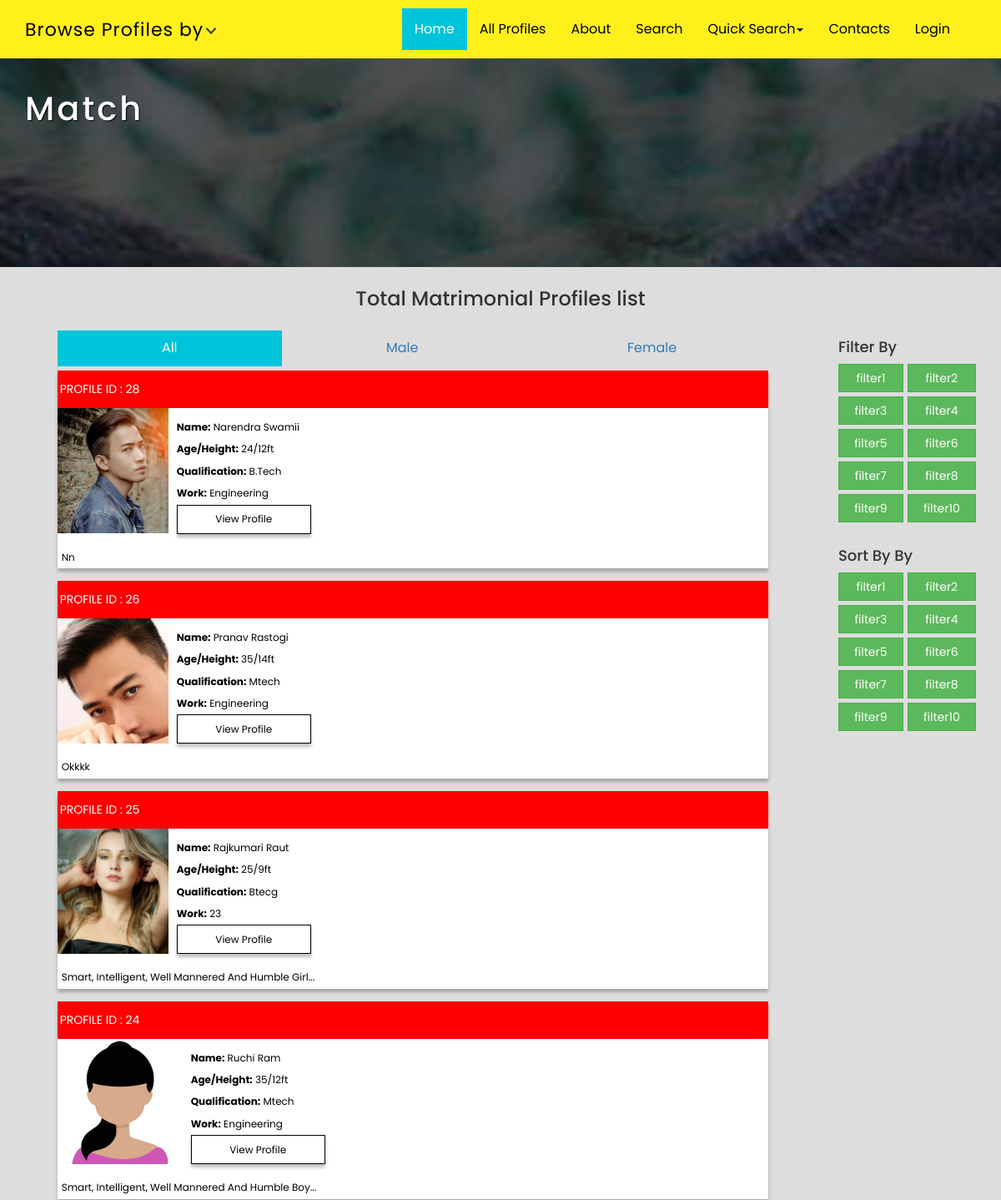
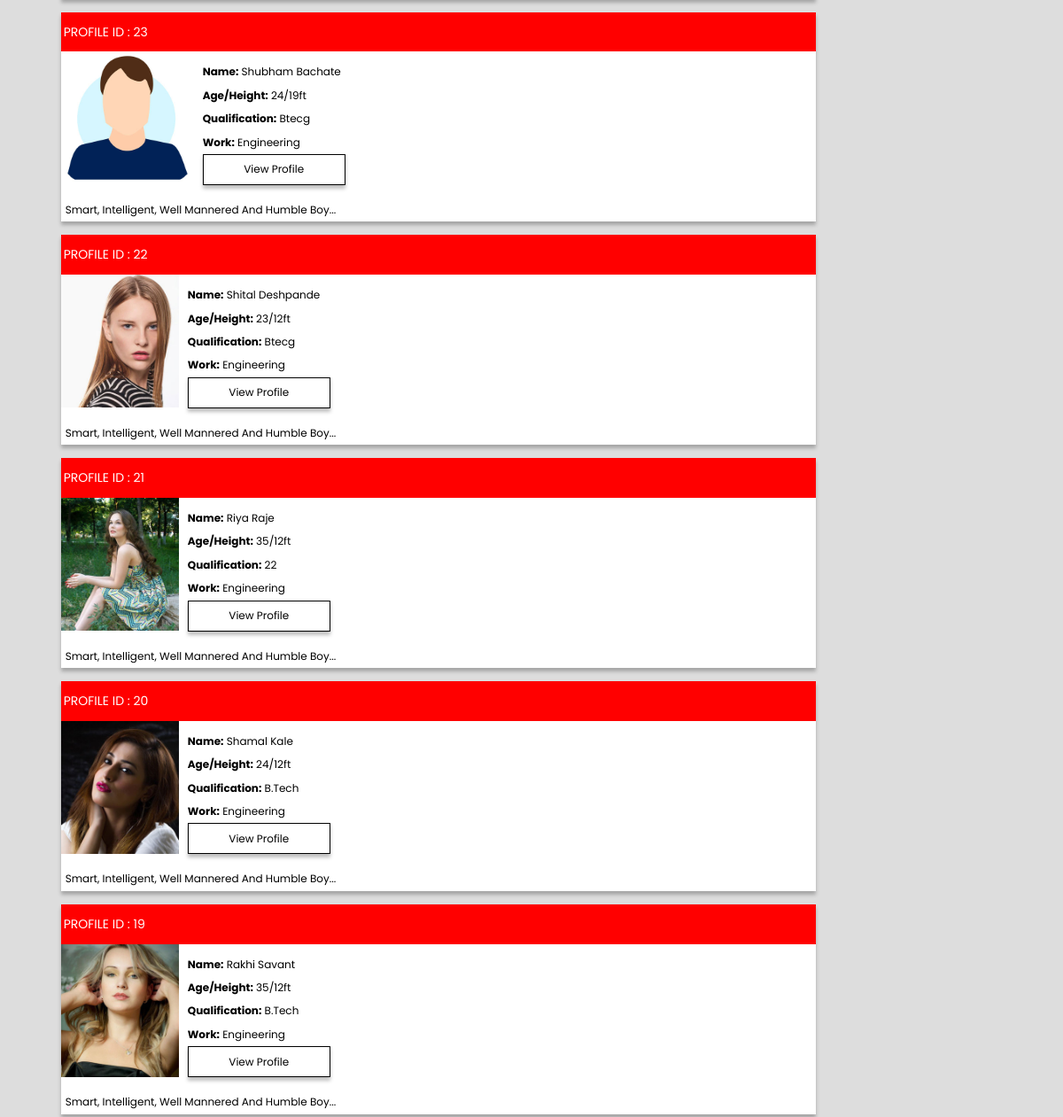
/all_profiles (upper part), run on an earlier commit of the app's database (2 pictures, top to bottom).
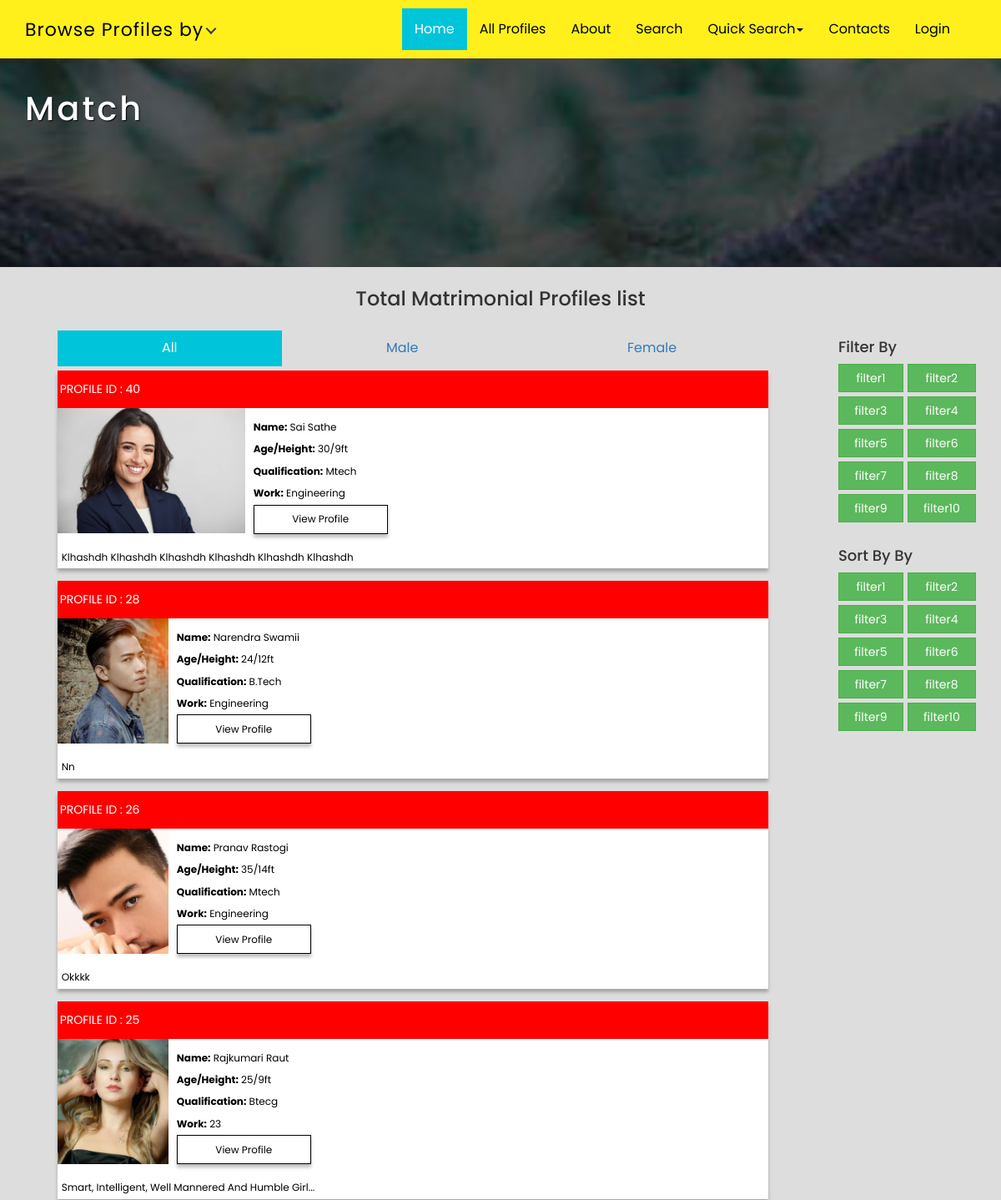
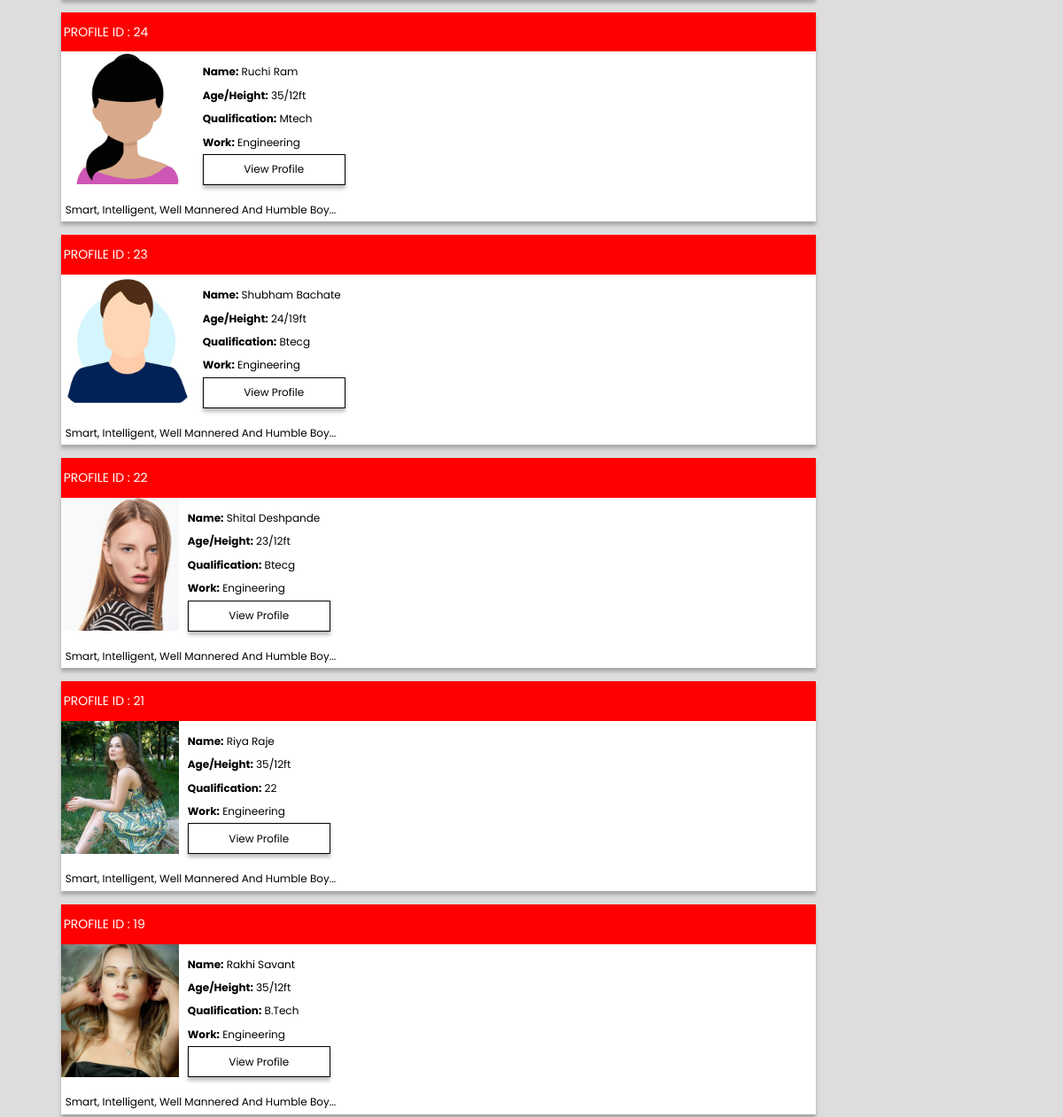
And on a later commit of the database (2 pictures, top to bottom).
### app1/models.py (models this page shows, shortened)
class profile(models.Model):
    user = models.OneToOneField(User, on_delete=models.CASCADE, null=True, blank=True)
    gender = models.CharField(max_length=50,default="", null=True, blank=True)
    age = models.CharField(max_length=50,default="0", null=True, blank=True)
    mobile = models.CharField(max_length=50,default="", null=True, blank=True)
    marrital_status = models.CharField(max_length=50,default="", null=True, blank=True)
    dob = models.CharField(max_length=50,default="", null=True, blank=True)
    height = models.CharField(max_length=50,default="", null=True, blank=True)
    color = models.CharField(max_length=50,default="", null=True, blank=True)
    Qualification = models.CharField(max_length=50,default="", null=True, blank=True)
    work = models.CharField(max_length=50,default="", null=True, blank=True)
    experience = models.CharField(max_length=50,default="", null=True, blank=True)
    hobbies = models.CharField(max_length=50,default="", null=True, blank=True)
    income = models.CharField(max_length=50,default="", null=True, blank=True)
    medical_condition = models.CharField(max_length=50,default="", null=True, blank=True)
    city = models.CharField(max_length=50,default="", null=True, blank=True)
    about_me = models.TextField(null=True,blank=True)
    is_featured = models.BooleanField(default=False)
    is_verified = models.BooleanField(default=False)
    is_mail_verified = models.BooleanField(default=False)

class media(models.Model):
    user = models.OneToOneField(User, on_delete=models.CASCADE, null=True, blank=True)
    dp = models.ImageField(upload_to="media", height_field=None, width_field=None, max_length=None)

### app1/views.py (the view)
# urls.py: path("all_profiles", views.all_profiles , name="all_profiles"),
def all_profiles(request):
    from app1.models import profile,family_details,media
    all_profiles = profile.objects.all().order_by('-id')[1:]
    male_profiles = profile.objects.filter(gender="Male").order_by('-id')
    female_profiles = profile.objects.filter(gender="Female").order_by('-id')
    data ={
        'male_profiles':male_profiles,
        'female_profiles':female_profiles,
        'all_profiles':all_profiles
    }
    return render(request,"all_profiles.html",data)

### template/all_profiles.html (shortened to what this page needs)
{% extends 'base.html' %}
{% block main %}
<div class="w3layouts-inner-banner">
	<div class="container">
		<div class="logo">
			<h1><a class="cd-logo link link--takiri" href="/">Match </a></h1>
		</div>
		<div class="clearfix"></div>
	</div>
</div>
<div class="container-fluid" style="margin-top: 25px;	">
	<h3 align='center'>Total Matrimonial Profiles list</h3>
	<div class="container" style="">
		<div class="row">
			<div class="col-md-10">
<div class="container-fluid" style="margin-top: 25px; max-width: 95%;">
	<ul id="myTabs" class="nav nav-pills nav-justified" role="tablist" data-tabs="tabs">
		<li class="active"><a href="#all" data-toggle="tab">All</a></li>
		<li><a href="#male" data-toggle="tab">Male</a></li>
		<li><a href="#female" data-toggle="tab">Female</a></li>
	</ul>
	<div class="tab-content">
		<div role="tabpanel" class="tab-pane fade in active " id="all">
{% load static %}
<grid style="margin-top: 5px;">
	{% for i in all_profiles  %}
	<div class="col">
		<div class="maindiv">
			<section class="idsection">
				<p style="    line-height: 3.2em; margin-left: 3px;" class="id-text">PROFILE ID : {{i.user.id}}</p>
			</section>
			<div class="wrap">
			<section class="dpsection">
				<img class="dpimg" src="{{i.user.media.dp.url}}">
			</section>
			<section class="texes">
				<p style="font-size: 12px;" class="textname"><strong>Name:</strong>  {{i.user.first_name}} {{i.user.last_name}} </p>
				<p style="font-size: 12px;" class="textname"><strong>Age/Height:</strong>  {{i.age}}/{{i.height}} </p>
				<p style="font-size: 12px;" class="textname"><strong>Qualification:</strong>  {{i.Qualification}} </p>
				<p style="font-size: 12px;" class="textname"><strong>Work:</strong>  {{i.work}} </p>
				<a href="/show_profile/{{i.user.id}}"><button class="btnconnect"> View Profile</button></a>
			</section>
		</div>
		<section class="abt">
			<p class="abtp" style="font-size: 12px; font-family: inherit;">{{i.about_me}}</p>
		</section>
		</div>
	</div>
	{% endfor %}
</grid>
		</div>
	</div>
</div>
			</div>
			<div class="col-md-2 filter">
				<h4 >Filter By</h4>
				<div class="gridf">
					<button class="btn btn-success" style="border-radius: 0px;">filter1</button>
					<button class="btn btn-success" style="border-radius: 0px;">filter2</button>
					<button class="btn btn-success" style="border-radius: 0px;">filter3</button>
					<button class="btn btn-success" style="border-radius: 0px;">filter4</button>
					<button class="btn btn-success" style="border-radius: 0px;">filter5</button>
					<button class="btn btn-success" style="border-radius: 0px;">filter6</button>
					<button class="btn btn-success" style="border-radius: 0px;">filter7</button>
					<button class="btn btn-success" style="border-radius: 0px;">filter8</button>
					<button class="btn btn-success" style="border-radius: 0px;">filter9</button>
					<button class="btn btn-success" style="border-radius: 0px;">filter10</button>
				</div>
				<h4 style="margin-top: 30px;">Sort By By</h4>
				<div class="gridf">
					<button class="btn btn-success" style="border-radius: 0px;">filter1</button>
					<button class="btn btn-success" style="border-radius: 0px;">filter2</button>
					<button class="btn btn-success" style="border-radius: 0px;">filter3</button>
					<button class="btn btn-success" style="border-radius: 0px;">filter4</button>
					<button class="btn btn-success" style="border-radius: 0px;">filter5</button>
					<button class="btn btn-success" style="border-radius: 0px;">filter6</button>
					<button class="btn btn-success" style="border-radius: 0px;">filter7</button>
					<button class="btn btn-success" style="border-radius: 0px;">filter8</button>
					<button class="btn btn-success" style="border-radius: 0px;">filter9</button>
					<button class="btn btn-success" style="border-radius: 0px;">filter10</button>
				</div>
			</div>
		</div>
	</div>
</div>
<br>
<br>
<br>
<br>
<br>
<br>
<br>
<br>
{% endblock main %}

### template/base.html (shortened to what this page needs)
{% load static %}
<!DOCTYPE html>
<html>
<head>
<link href="{% static 'css/bootstrap.css' %}" rel="stylesheet" type="text/css" media="all" />
<link href="{% static 'css/font-awesome.css' %}" rel="stylesheet" type="text/css" media="all" />
<link href="{% static 'css/menu.css' %}" rel="stylesheet" type="text/css" media="all" />
<link href="{% static 'css/style.css' %}" rel="stylesheet" type="text/css" media="all" />
<link rel="stylesheet" type="text/css" href="{% static 'css/easy-responsive-tabs.css' %} " />
	<link rel="stylesheet" href="{% static 'css/jquery-ui.css' %}" />
<link rel="stylesheet" href="{% static 'css/intlTelInput.css' %}">
</head>
<body>
<header>
 <div class="navbar navbar-inverse-blue navbar">
      <div class="navbar-inner">
        <div class="container">
          <div class="menu">
					<div class="cd-dropdown-wrapper">
						<a class="cd-dropdown-trigger" href="#0">Browse Profiles by</a>
					</div>
				</div>
           <div class="pull-right">
          	<nav class="navbar nav_bottom" role="navigation">
		    <div class="collapse navbar-collapse" id="bs-megadropdown-tabs">
		        <ul class="nav navbar-nav nav_1">
		            <li class="active"><a href="/">Home</a></li>
					<li><a href="/all_profiles">All Profiles</a></li>
		            <li><a href="">About</a></li>
		            <li><a href="">Search</a></li>
		            <li class="dropdown">
		              <a href="#" class="dropdown-toggle" data-toggle="dropdown">Quick Search<span class="caret"></span></a>
		            </li>
		            <li class="last"><a href="">Contacts</a></li>
					{% if user.is_authenticated %}
					<li class="text-white"><a href="/logout">Logout</a></li>
					<li style="    margin-top: 13px; margin-left: 25px;" class="text-white"><b>{{user.first_name}} </b></li>
                    {% else %}
					<li class="text-white"><a href="#" data-toggle="modal" data-target="#myModal">Login</a></li> {% endif %}
		        </ul>
		     </div>
		    </nav>
		   </div>
          <div class="clearfix"> </div>
        </div>
      </div>
    </div>
</header>
{% block main %}
{% endblock main %}
</body>
</html>

### static/css/menu.css (style rules this page uses)
.cd-dropdown-wrapper { display: inline-block; position: relative; -webkit-font-smoothing: antialiased; -moz-osx-font-smoothing: grayscale; }
.cd-dropdown-trigger { display: block; position: relative; padding: 0 36px 0 20px; color: #000000; font-size: 1.3em; line-height: 50px; outline:none; text-decoration:none; }
.cd-dropdown-trigger::before, .cd-dropdown-trigger::after { content: ''; position: absolute; top: 50%; margin-top: 0; height: 2px; width: 9px; background: #3a3a3a; -webkit-backface-visibility: hidden; backface-visibility: hidden; -webkit-transition: width 0.3s, -webkit-transform 0.3s; -moz-transition: width 0.3s, -moz-transform 0.3s; transition: width 0.3s, transform 0.3s; }
.cd-dropdown-trigger::before { right: 22px; -webkit-transform: rotate(45deg); -moz-transform: rotate(45deg); -ms-transform: rotate(45deg); -o-transform: rotate(45deg); transform: rotate(45deg); }
.cd-dropdown-trigger::after { right: 17px; -webkit-transform: rotate(-45deg); -moz-transform: rotate(-45deg); -ms-transform: rotate(-45deg); -o-transform: rotate(-45deg); transform: rotate(-45deg); }
@media only screen and (min-width: 1024px) { .cd-dropdown-trigger { display: block; position: relative; padding: 0 33px 0 0px; color: #000000; font-size: 22px; line-height: 50px; outline: none; text-decoration: none; letter-spacing: 1px; margin-top: 2px; } }

### static/css/easy-responsive-tabs.css (style rules this page uses)
ul.resp-tabs-list, p { margin: 0px; padding: 0px; }

### template/all_profiles.html (style rules this page uses)
body { background-color: #dddddd; }
grid { display: grid; grid-template-columns: auto auto; -ms-grid-column-span: 2; grid-row-gap: 10px; }
@media (max-width: 1200px) { grid { grid-template-columns: auto ; } }
.gridf { display: grid; grid-template-columns: auto auto; margin-top: 10px; grid-column-gap:5px; grid-row-gap:5px; }
.filter { margin-top: 35px; }
.nav-pills > li > a { border-radius: 0px; }
.maindiv { width: 390px; height: 300px; background: #fff; box-shadow: 0px 4px 4px 0px rgba(0, 0, 0, 0.25); }
.idsection { width: 390px; height: 43px; background-color: red; }
.id-text { color: #FFF; font-family: inherit; font-size: 14px; font-style: normal; font-weight: 400; line-height: normal; text-transform: uppercase; }
.dpimg { width: 161px; height: 196px; background: url(<path-to-image>), lightgray 50% / cover no-repeat; }
.textname { color: #000; text-align: justify; font-family: inherit; font-size: 12px; font-style: normal; font-weight: 400; line-height: normal; text-transform: capitalize; }
.wrap { display: flex; }
.texes { margin: 27px; align-content: center; }
.btnconnect { width: 161px; height: 35px; border: 1px solid #000; background: #FFF; box-shadow: 0px 4px 4px 0px rgba(0, 0, 0, 0.25); color: #000; font-size: 12px; font-style: normal; font-weight: 400; line-height: normal; text-transform: capitalize; }
.abtp { width: 350px; height: 50px; color: #000; text-align: justify; font-family: inherit; font-size: 12px; font-style: normal; font-weight: 400; line-height: normal; text-transform: capitalize; align-content: center; display: grid; margin: 5px; }
@media (max-width: 1200px) { .maindiv { width: 100%; height: auto; } }
@media (max-width: 1200px) { .idsection { width: 100%; height: auto; background-color: red; } }
@media (max-width: 1200px) { .abtp { width: 95%; height: auto; font-size: 6px; } }
@media (max-width: 1200px) { .texes { margin: 10px; align-content: center; font-size: 10px; } }
@media (max-width: 1200px) { .dpimg { width: 100%; max-height: 150px; } }

What changed in the data, as far as the page shows it:
removed profile: user.id "20", user.media.dp (picture), user.first_name "Shamal", user.last_name "Kale", age "24", height "12ft", Qualification "B.tech", work "Engineering", about_me "Smart, Intelligent, Well Mannered And Humble Boy..."
added profile: user.id "40", user.media.dp (picture), user.first_name "Sai", user.last_name "Sathe", age "30", height "9ft", Qualification "Mtech", work "Engineering", about_me "Klhashdh Klhashdh Klhashdh Klhashdh Klhashdh Klhashdh"
